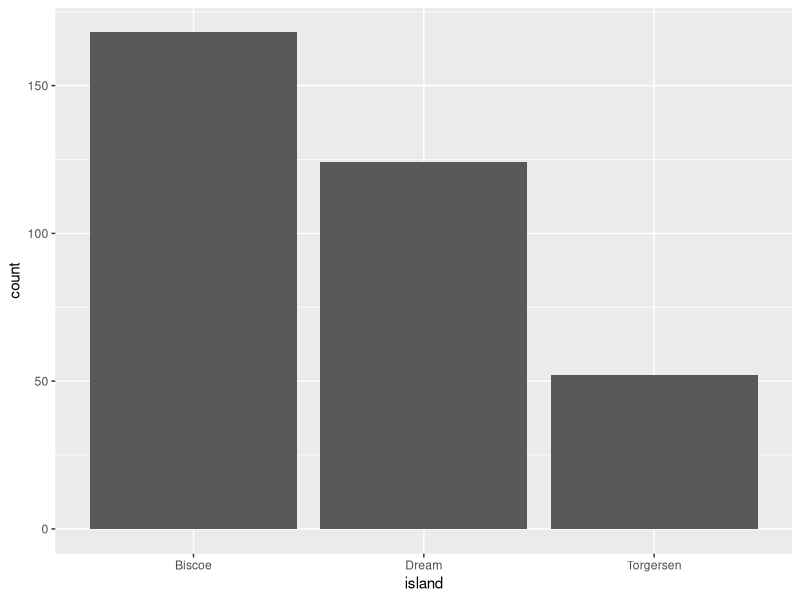
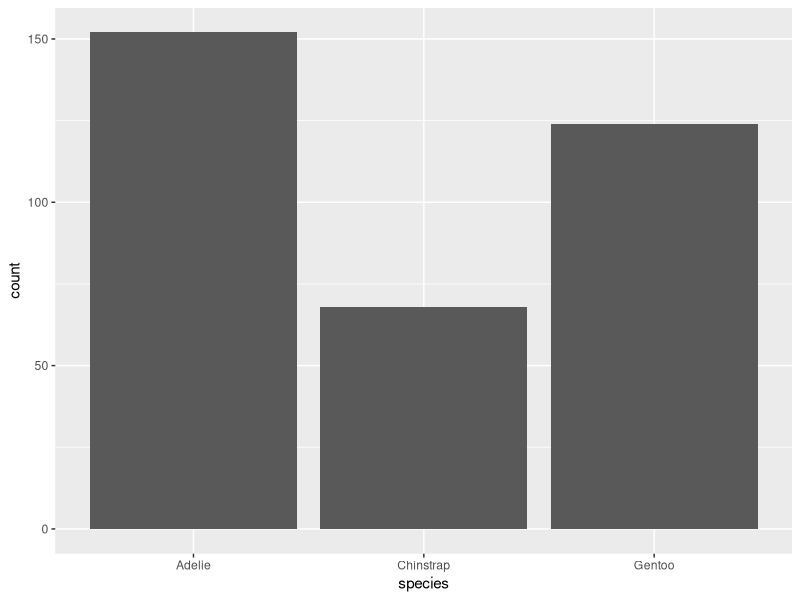
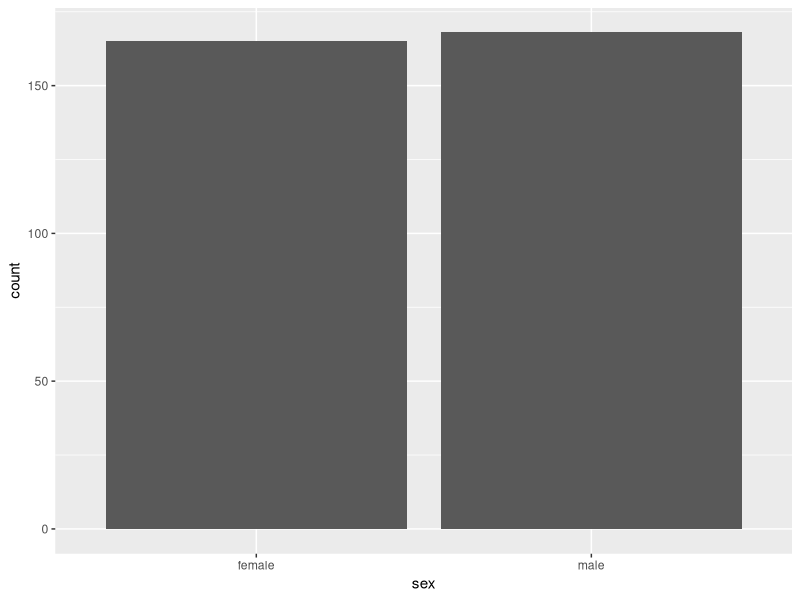
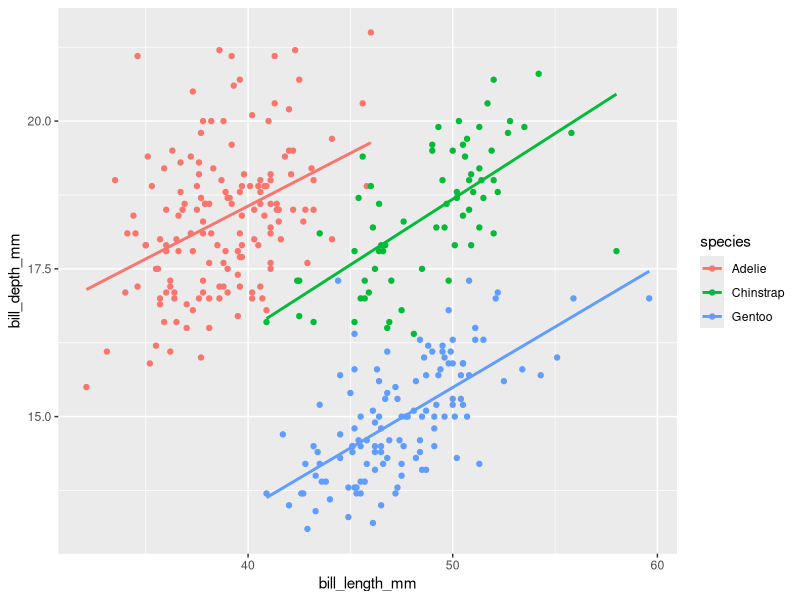
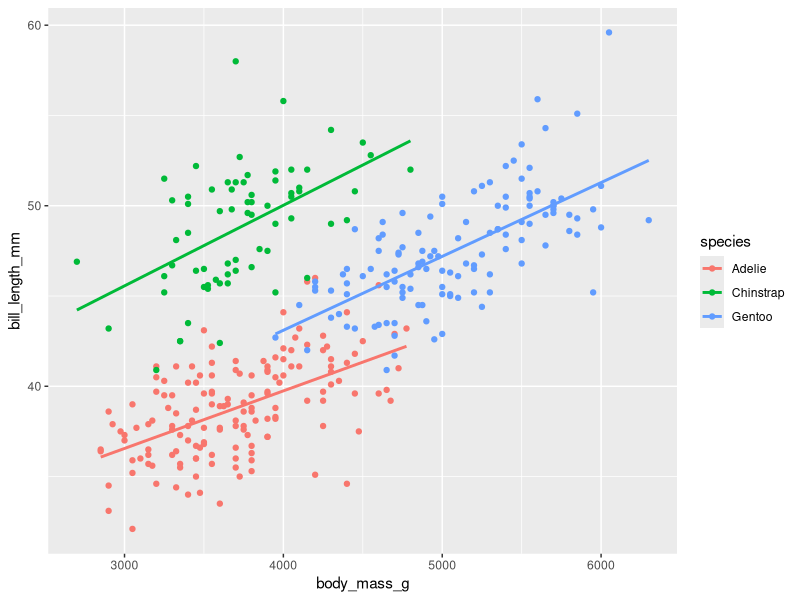
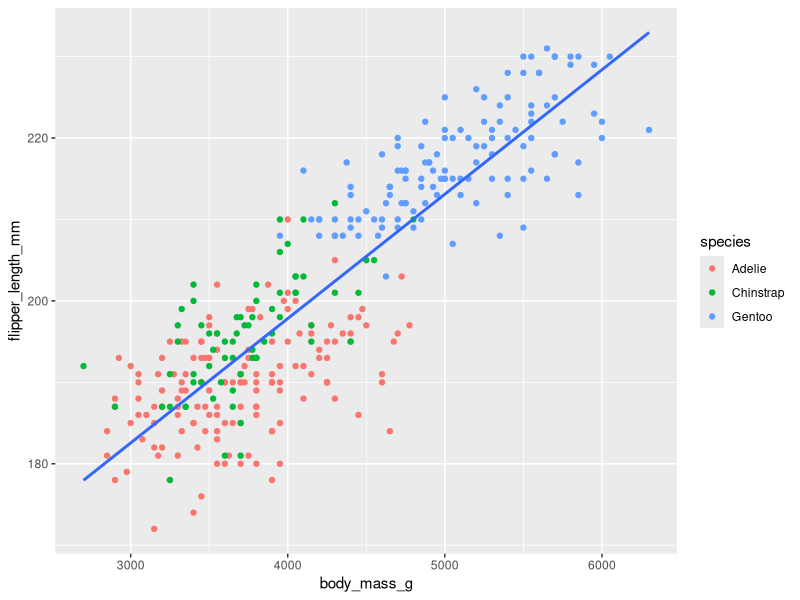

Source code (R) for these figures, in order:

library(tidyverse)
library(palmerpenguins)

View(penguins)
glimpse(penguins)

# Categorical variables = qualitative data
# species, island, sex, year

ggplot(penguins, aes(x = island)) +
    geom_bar()

ggplot(penguins, aes(x = species)) +
    geom_bar()

# Create a new table for island vs species
penguins |> 
    group_by(island, species) |> 
    count() |> 
    pivot_wider(names_from = island, 
                values_from = n,
                values_fill = 0)


# Let's see the sex variable.
# Is this data set balanced among sexes?
# Are there as many male penguin as female penguin?

penguins |> 
    group_by(sex) |> 
    count()

penguins |> 
    drop_na(sex) |> 
    ggplot(aes(x = sex)) +
    geom_bar()

penguins |> 
    drop_na(sex) |> 
    group_by(species, sex) |> 
    count() |> 
    pivot_wider(names_from = species,
                values_from = n,
                values_fill = 0)

penguins |> 
    drop_na(sex) |> 
    group_by(island, sex) |> 
    count() |> 
    pivot_wider(names_from = island,
                values_from = n,
                values_fill = 0)

penguins

# We have established a correlation between bill length
# and flipper length

# How about bill length and body mass?
# How about bill length and bill depth?
ggplot(penguins, aes(x = bill_length_mm, 
                     y = bill_depth_mm,
                     colour = species)) +
    geom_point() +
    geom_smooth(method = "lm", se = FALSE)

ggplot(penguins, aes(x = body_mass_g, 
                     y = bill_length_mm,
                     colour = species)) +
    geom_point() +
    geom_smooth(method = "lm", se = FALSE)

ggplot(penguins, aes(x = body_mass_g, 
                     y = flipper_length_mm)) +
    geom_point(aes(colour = species)) +
    geom_smooth(method = "lm", se = FALSE)
